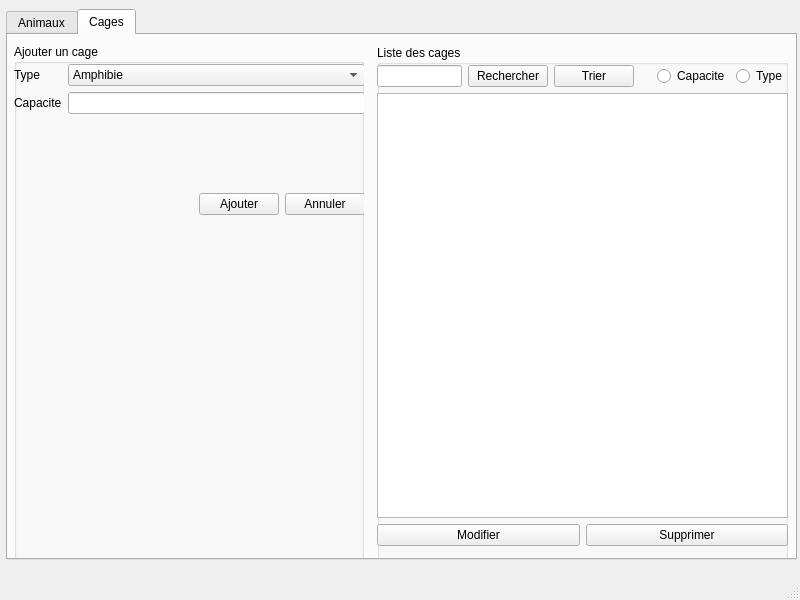
<?xml version="1.0" encoding="UTF-8"?>
<ui version="4.0">
 <class>MainWindow</class>
 <widget class="QMainWindow" name="MainWindow">
  <property name="geometry">
   <rect>
    <x>0</x>
    <y>0</y>
    <width>800</width>
    <height>600</height>
   </rect>
  </property>
  <property name="minimumSize">
   <size>
    <width>800</width>
    <height>600</height>
   </size>
  </property>
  <property name="maximumSize">
   <size>
    <width>800</width>
    <height>600</height>
   </size>
  </property>
  <property name="windowTitle">
   <string>Zoo</string>
  </property>
  <widget class="QWidget" name="centralwidget">
   <widget class="QTabWidget" name="tabWidget">
    <property name="geometry">
     <rect>
      <x>6</x>
      <y>9</y>
      <width>791</width>
      <height>551</height>
     </rect>
    </property>
    <property name="currentIndex">
     <number>1</number>
    </property>
    <widget class="QWidget" name="tab_animaux">
     <attribute name="title">
      <string>Animaux</string>
     </attribute>
     <widget class="QGroupBox" name="groupBox">
      <property name="geometry">
       <rect>
        <x>9</x>
        <y>8</y>
        <width>350</width>
        <height>521</height>
       </rect>
      </property>
      <property name="autoFillBackground">
       <bool>true</bool>
      </property>
      <property name="title">
       <string>Ajouter un animal</string>
      </property>
      <widget class="QWidget" name="formLayoutWidget">
       <property name="geometry">
        <rect>
         <x>-1</x>
         <y>19</y>
         <width>351</width>
         <height>211</height>
        </rect>
       </property>
       <layout class="QFormLayout" name="formLayout">
        <item row="0" column="0">
         <widget class="QLabel" name="label">
          <property name="text">
           <string>Nom</string>
          </property>
         </widget>
        </item>
        <item row="0" column="1">
         <widget class="QLineEdit" name="lineEdit_nom"/>
        </item>
        <item row="1" column="0">
         <widget class="QLabel" name="label_2">
          <property name="text">
           <string>Sexe</string>
          </property>
         </widget>
        </item>
        <item row="1" column="1">
         <widget class="QLineEdit" name="lineEdit_sexe"/>
        </item>
        <item row="2" column="0">
         <widget class="QLabel" name="label_3">
          <property name="text">
           <string>Naissance</string>
          </property>
         </widget>
        </item>
        <item row="2" column="1">
         <widget class="QDateEdit" name="dateEdit_naissance">
          <property name="calendarPopup">
           <bool>true</bool>
          </property>
          <property name="date">
           <date>
            <year>2018</year>
            <month>1</month>
            <day>1</day>
           </date>
          </property>
         </widget>
        </item>
        <item row="3" column="0">
         <widget class="QLabel" name="label_4">
          <property name="text">
           <string>Deces</string>
          </property>
         </widget>
        </item>
        <item row="3" column="1">
         <widget class="QDateEdit" name="dateEdit_deces">
          <property name="calendarPopup">
           <bool>true</bool>
          </property>
          <property name="date">
           <date>
            <year>2021</year>
            <month>1</month>
            <day>1</day>
           </date>
          </property>
         </widget>
        </item>
        <item row="4" column="0">
         <widget class="QLabel" name="label_5">
          <property name="text">
           <string>Cage</string>
          </property>
         </widget>
        </item>
        <item row="4" column="1">
         <widget class="QComboBox" name="comboBox_cage"/>
        </item>
        <item row="7" column="0" colspan="2">
         <layout class="QHBoxLayout" name="horizontalLayout_2">
          <item>
           <spacer name="horizontalSpacer">
            <property name="orientation">
             <enum>Qt::Horizontal</enum>
            </property>
            <property name="sizeHint" stdset="0">
             <size>
              <width>40</width>
              <height>20</height>
             </size>
            </property>
           </spacer>
          </item>
          <item>
           <widget class="QPushButton" name="pushButton_ajouter">
            <property name="text">
             <string>Ajouter</string>
            </property>
           </widget>
          </item>
          <item>
           <widget class="QPushButton" name="pushButton_annuler">
            <property name="text">
             <string>Annuler</string>
            </property>
           </widget>
          </item>
         </layout>
        </item>
        <item row="6" column="0">
         <spacer name="verticalSpacer">
          <property name="orientation">
           <enum>Qt::Vertical</enum>
          </property>
          <property name="sizeHint" stdset="0">
           <size>
            <width>20</width>
            <height>40</height>
           </size>
          </property>
         </spacer>
        </item>
        <item row="8" column="0">
         <spacer name="horizontalSpacer_2">
          <property name="orientation">
           <enum>Qt::Horizontal</enum>
          </property>
          <property name="sizeHint" stdset="0">
           <size>
            <width>40</width>
            <height>20</height>
           </size>
          </property>
         </spacer>
        </item>
       </layout>
      </widget>
      <widget class="QWidget" name="gridLayoutWidget">
       <property name="geometry">
        <rect>
         <x>-1</x>
         <y>229</y>
         <width>351</width>
         <height>281</height>
        </rect>
       </property>
       <layout class="QGridLayout" name="gridLayout">
        <item row="0" column="0">
         <widget class="QCalendarWidget" name="calendarWidget">
          <property name="sizePolicy">
           <sizepolicy hsizetype="Preferred" vsizetype="Preferred">
            <horstretch>0</horstretch>
            <verstretch>0</verstretch>
           </sizepolicy>
          </property>
          <property name="autoFillBackground">
           <bool>false</bool>
          </property>
          <property name="gridVisible">
           <bool>false</bool>
          </property>
         </widget>
        </item>
       </layout>
      </widget>
     </widget>
     <widget class="QGroupBox" name="groupBox_2">
      <property name="geometry">
       <rect>
        <x>369</x>
        <y>10</y>
        <width>411</width>
        <height>511</height>
       </rect>
      </property>
      <property name="title">
       <string>Liste des animaux</string>
      </property>
      <widget class="QWidget" name="verticalLayoutWidget">
       <property name="geometry">
        <rect>
         <x>-1</x>
         <y>20</y>
         <width>411</width>
         <height>491</height>
        </rect>
       </property>
       <layout class="QVBoxLayout" name="verticalLayout">
        <item>
         <layout class="QHBoxLayout" name="horizontalLayout_4">
          <item>
           <widget class="QLineEdit" name="lineEdit_rechercher"/>
          </item>
         </layout>
        </item>
        <item>
         <layout class="QHBoxLayout" name="horizontalLayout_6">
          <item>
           <widget class="QTableView" name="tableView"/>
          </item>
         </layout>
        </item>
        <item>
         <layout class="QHBoxLayout" name="horizontalLayout_5">
          <item>
           <widget class="QPushButton" name="pushButton_PDFa">
            <property name="text">
             <string>PDF</string>
            </property>
           </widget>
          </item>
          <item>
           <spacer name="horizontalSpacer_3">
            <property name="orientation">
             <enum>Qt::Horizontal</enum>
            </property>
            <property name="sizeHint" stdset="0">
             <size>
              <width>40</width>
              <height>20</height>
             </size>
            </property>
           </spacer>
          </item>
          <item>
           <widget class="QPushButton" name="pushButton_modifier">
            <property name="text">
             <string>Modifier</string>
            </property>
            <property name="checkable">
             <bool>true</bool>
            </property>
           </widget>
          </item>
          <item>
           <widget class="QPushButton" name="pushButton_supprimer">
            <property name="text">
             <string>Supprimer</string>
            </property>
           </widget>
          </item>
         </layout>
        </item>
       </layout>
      </widget>
     </widget>
    </widget>
    <widget class="QWidget" name="tab_cage">
     <attribute name="title">
      <string>Cages</string>
     </attribute>
     <widget class="QGroupBox" name="groupBox_3">
      <property name="geometry">
       <rect>
        <x>6</x>
        <y>9</y>
        <width>350</width>
        <height>521</height>
       </rect>
      </property>
      <property name="title">
       <string>Ajouter un cage</string>
      </property>
      <widget class="QWidget" name="formLayoutWidget_2">
       <property name="geometry">
        <rect>
         <x>0</x>
         <y>20</y>
         <width>351</width>
         <height>151</height>
        </rect>
       </property>
       <layout class="QFormLayout" name="formLayout_2">
        <item row="0" column="0">
         <widget class="QLabel" name="label_6">
          <property name="text">
           <string>Type</string>
          </property>
         </widget>
        </item>
        <item row="0" column="1">
         <widget class="QComboBox" name="comboBox_typeC">
          <item>
           <property name="text">
            <string>Amphibie</string>
           </property>
          </item>
          <item>
           <property name="text">
            <string>Sauvage</string>
           </property>
          </item>
          <item>
           <property name="text">
            <string>Aquatique</string>
           </property>
          </item>
         </widget>
        </item>
        <item row="1" column="0">
         <widget class="QLabel" name="label_7">
          <property name="text">
           <string>Capacite</string>
          </property>
         </widget>
        </item>
        <item row="1" column="1">
         <widget class="QLineEdit" name="lineEdit_capaciteC"/>
        </item>
        <item row="2" column="1">
         <spacer name="verticalSpacer_2">
          <property name="orientation">
           <enum>Qt::Vertical</enum>
          </property>
          <property name="sizeHint" stdset="0">
           <size>
            <width>20</width>
            <height>40</height>
           </size>
          </property>
         </spacer>
        </item>
        <item row="3" column="1">
         <layout class="QHBoxLayout" name="horizontalLayout_7">
          <item>
           <spacer name="horizontalSpacer_4">
            <property name="orientation">
             <enum>Qt::Horizontal</enum>
            </property>
            <property name="sizeHint" stdset="0">
             <size>
              <width>40</width>
              <height>20</height>
             </size>
            </property>
           </spacer>
          </item>
          <item>
           <widget class="QPushButton" name="pushButton_ajouterC">
            <property name="text">
             <string>Ajouter</string>
            </property>
           </widget>
          </item>
          <item>
           <widget class="QPushButton" name="pushButton_annulerC">
            <property name="text">
             <string>Annuler</string>
            </property>
           </widget>
          </item>
         </layout>
        </item>
       </layout>
      </widget>
      <widget class="QWidget" name="verticalLayoutWidget_3">
       <property name="geometry">
        <rect>
         <x>-1</x>
         <y>179</y>
         <width>351</width>
         <height>341</height>
        </rect>
       </property>
       <layout class="QVBoxLayout" name="verticalLayout_stat"/>
      </widget>
     </widget>
     <widget class="QGroupBox" name="groupBox_4">
      <property name="geometry">
       <rect>
        <x>369</x>
        <y>10</y>
        <width>411</width>
        <height>521</height>
       </rect>
      </property>
      <property name="title">
       <string>Liste des cages</string>
      </property>
      <widget class="QWidget" name="verticalLayoutWidget_2">
       <property name="geometry">
        <rect>
         <x>0</x>
         <y>20</y>
         <width>411</width>
         <height>491</height>
        </rect>
       </property>
       <layout class="QVBoxLayout" name="verticalLayout_2">
        <item>
         <layout class="QHBoxLayout" name="horizontalLayout_11">
          <item>
           <widget class="QLineEdit" name="lineEdit_rechercherC"/>
          </item>
          <item>
           <widget class="QPushButton" name="pushButton">
            <property name="text">
             <string>Rechercher</string>
            </property>
           </widget>
          </item>
          <item>
           <widget class="QPushButton" name="pushButton_2">
            <property name="text">
             <string>Trier</string>
            </property>
           </widget>
          </item>
          <item>
           <spacer name="horizontalSpacer_5">
            <property name="orientation">
             <enum>Qt::Horizontal</enum>
            </property>
            <property name="sizeHint" stdset="0">
             <size>
              <width>40</width>
              <height>20</height>
             </size>
            </property>
           </spacer>
          </item>
          <item>
           <widget class="QRadioButton" name="radioButton_capacite">
            <property name="text">
             <string>Capacite</string>
            </property>
           </widget>
          </item>
          <item>
           <widget class="QRadioButton" name="radioButton_type">
            <property name="text">
             <string>Type</string>
            </property>
           </widget>
          </item>
         </layout>
        </item>
        <item>
         <layout class="QHBoxLayout" name="horizontalLayout_8">
          <item>
           <widget class="QTableView" name="tableView_cage"/>
          </item>
         </layout>
        </item>
        <item>
         <layout class="QHBoxLayout" name="horizontalLayout_10">
          <item>
           <widget class="QPushButton" name="pushButton_modifierC">
            <property name="text">
             <string>Modifier</string>
            </property>
            <property name="checkable">
             <bool>true</bool>
            </property>
           </widget>
          </item>
          <item>
           <widget class="QPushButton" name="pushButton_supprimerC">
            <property name="text">
             <string>Supprimer</string>
            </property>
           </widget>
          </item>
         </layout>
        </item>
        <item>
         <spacer name="verticalSpacer_3">
          <property name="orientation">
           <enum>Qt::Vertical</enum>
          </property>
          <property name="sizeType">
           <enum>QSizePolicy::Fixed</enum>
          </property>
          <property name="sizeHint" stdset="0">
           <size>
            <width>10</width>
            <height>10</height>
           </size>
          </property>
         </spacer>
        </item>
       </layout>
      </widget>
     </widget>
    </widget>
   </widget>
  </widget>
  <widget class="QMenuBar" name="menubar">
   <property name="geometry">
    <rect>
     <x>0</x>
     <y>0</y>
     <width>800</width>
     <height>21</height>
    </rect>
   </property>
  </widget>
  <widget class="QStatusBar" name="statusbar"/>
 </widget>
 <resources/>
 <connections/>
</ui>
